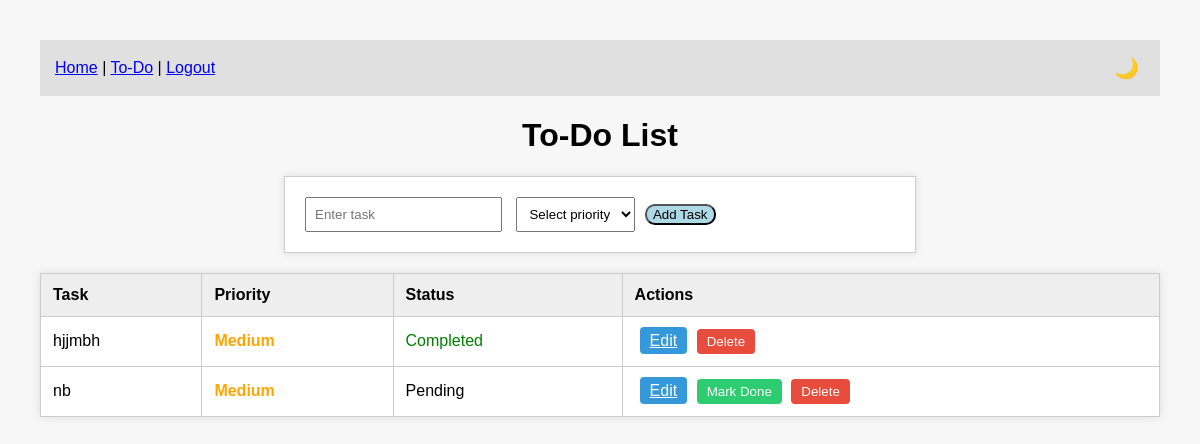
Page /todo/ (signed in) on the earlier database version.
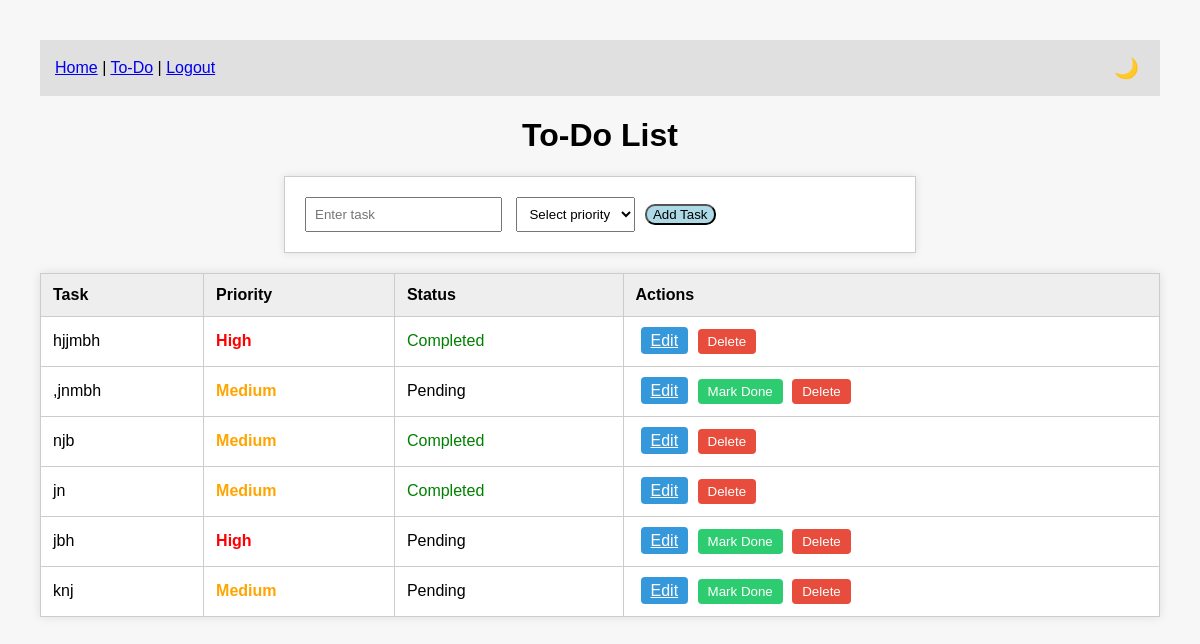
Same page on the later database version.
### app/models.py (models this page shows, shortened)
class Todo(models.Model):
    PRIORITY_CHOICES = [
        ('High', 'High'),
        ('Medium', 'Medium'),
        ('Low', 'Low'),
    ]
    user = models.ForeignKey(User, on_delete=models.CASCADE)
    task = models.CharField(max_length=200)
    priority = models.CharField(max_length=10, choices=PRIORITY_CHOICES)
    status = models.CharField(max_length=20, default="Pending")
    is_completed = models.BooleanField(default=False)
    due_date = models.DateField(null=True, blank=True)

### app/views.py (the view, shortened to what this page needs)
# urls.py: path('todo/', todo_view, name='todo'),
@login_required
def todo_view(request):
    todos = Todo.objects.filter(user=request.user)
    return render(request, "todoapp.html", {"todos": todos})

### app/templates/todoapp.html (shortened to what this page needs)
{% load static %}
<!DOCTYPE html>
<html lang="en">
<head>
</head>
<body>
  {% include "navbar.html" %}
  <h1>To-Do List</h1>
  <form id="task-form" method="POST" action="{% url 'todo' %}">
    <input type="text" name="task" placeholder="Enter task" required>
    <select name="priority" required>
      <option value="">Select priority</option>
    </select>
    <button class="bu" type="submit">Add Task</button>
  </form>
  <table id="tasks">
    <thead>
      <tr>
        <th>Task</th>
        <th>Priority</th>
        <th>Status</th>
        <th>Actions</th>
      </tr>
    </thead>
    <tbody>
      {% for todo in todos %}
        <tr>
          <td>{{ todo.task }}</td>
          <td class="priority-{{ todo.priority|lower }}">{{ todo.priority }}</td>
          <td style="color: {% if todo.status == 'Completed' %}green{% else %}black{% endif %};">
            {{ todo.status }}
          </td>
          <td>
            <a href="{% url 'edit_task' todo.id %}" class="btn btn-edit">Edit</a>
            {% if todo.status != 'Completed' %}
              <form method="post" action="{% url 'mark_done' todo.id %}" style="display:inline;">
                <button type="submit" class="btn btn-done">Mark Done</button>
              </form>
            {% endif %}
            <form method="post" action="{% url 'delete_task' todo.id %}" style="display:inline;">
              <button type="submit" class="btn btn-delete">Delete</button>
            </form>
          </td>
        </tr>
      {% empty %}
        <tr><td colspan="4" style="text-align:center;">No tasks yet.</td></tr>
      {% endfor %}
    </tbody>
  </table>
</body>
</html>

### app/templates/navbar.html (shortened to what this page needs)
<nav style="display: flex; justify-content: space-between; align-items: center; padding: 15px; background-color: #e0e0e0;">
  <div>
    <a href="{% url 'home' %}">Home</a> |
    <a href="{% url 'todo' %}">To-Do</a> |
    <a href="{% url 'logout' %}">Logout</a>
  </div>
  <div>
    <button id="dark-mode-toggle" style="background: none; border: none; font-size: 20px; cursor: pointer;">🌙</button>
  </div>
</nav>

### app/templates/todoapp.html (style rules this page uses)
body { font-family: Arial, sans-serif; margin: 40px; background-color: #f7f7f7; }
h1 { text-align: center; }
table { width: 100%; border-collapse: collapse; background-color: white; box-shadow: 0 0 10px rgba(0,0,0,0.1); }
.bu { background-color: lightblue; border-radius: 10px; }
th, td { border: 1px solid #ccc; padding: 12px; text-align: left; }
th { background-color: #eee; }
.priority-high { color: red; font-weight: bold; }
.priority-medium { color: orange; font-weight: bold; }
input, select { padding: 8px; margin: 5px; }
#task-form { background-color: white; padding: 15px; border: 1px solid #ccc; max-width: 600px; margin: 20px auto; box-shadow: 0 0 8px rgba(0,0,0,0.1); }
.btn { padding: 5px 10px; margin-left: 5px; border: none; border-radius: 4px; cursor: pointer; }
.btn-edit { background-color: #3498db; color: white; }
.btn-delete { background-color: #e74c3c; color: white; }
.btn-done { background-color: #2ecc71; color: white; }

Differences in the rows shown:
removed Todo: task "nb", priority "Medium", status "Pending", shows "Mark Done"
changed Todo "hjjmbh": priority "Medium" → "High"
added Todo: task ",jnmbh", priority "Medium", status "Pending", shows "Mark Done"
added Todo: task "njb", priority "Medium", status "Completed"
added Todo: task "jn", priority "Medium", status "Completed"
added Todo: task "jbh", priority "High", status "Pending", shows "Mark Done"
added Todo: task "knj", priority "Medium", status "Pending", shows "Mark Done"
